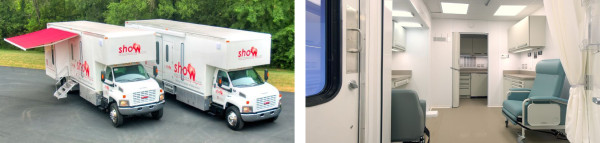
#> input picture shapes/1.jpg, 600 x 143 px
$ python shape_matching.py   (older library calls are emulated)
#> lines starting #> are read from the running program, lines starting #| are printed output that depends on the picture; after the words box and inside, x2 and y2 are one past the last pixel; in counts of white or black regions, pixels touching at a corner belong together
import cv2
import numpy as np

img1 = cv2.imread('1.jpg',0)
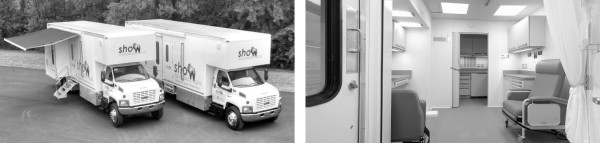
#> img1: shape (143, 600); min 0, max 255, mean 158.8
img2 = cv2.imread('9.jpg',0)
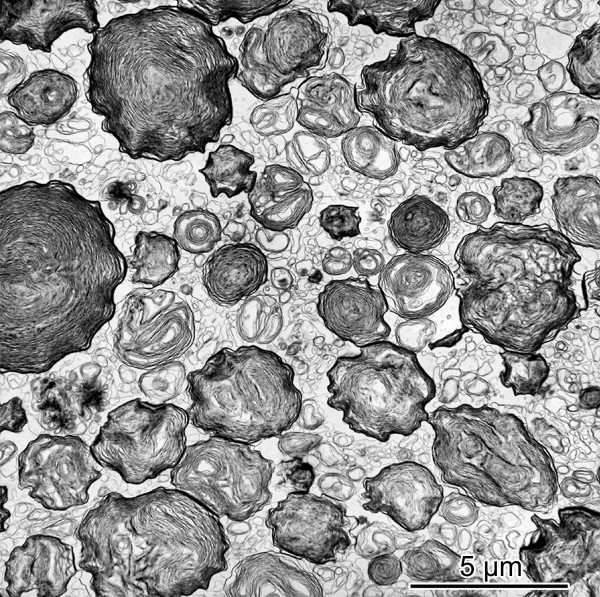
#> input picture shapes/9.jpg, 600 x 597 px
#> img2 is the input picture: shape (597, 600); min 0, max 255, mean 148.2

ret, thresh = cv2.threshold(img1, 127, 255,0)
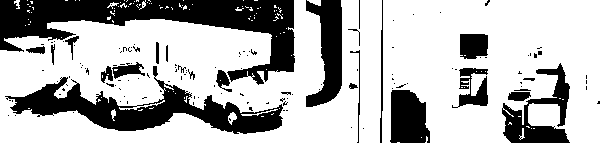
#> thresh: shape (143, 600); 70.9% white; 135 black regions (109 under 20 px), largest, box (x1, y1, x2, y2) and area: (0, 0, 295, 85) 9243, (5, 66, 283, 134) 6114, (306, 0, 342, 107) 2303
ret, thresh2 = cv2.threshold(img2, 127, 255,0)
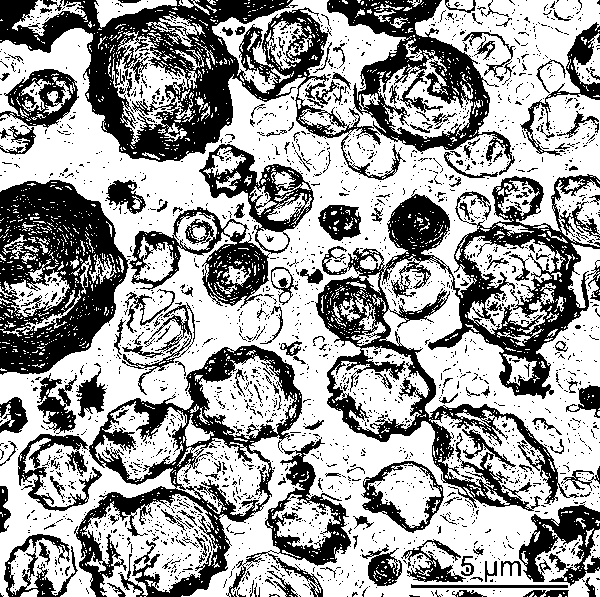
#> thresh2: shape (597, 600); 62.2% white; 2485 black regions (2294 under 20 px)

im2,contours,hierarchy = cv2.findContours(thresh,2,1)
#> contours = 288 contours, 255 with area under 20; largest, box (x1, y1, x2, y2) and area: (0, 0, 382, 143) 41474, (382, 0, 600, 143) 26454, (4, 76, 284, 135) 6706, (457, 67, 489, 108) 825, (459, 33, 489, 60) 696
cnt1 = contours[0]
#> cnt1 = [[397, 142], [398, 142], [399, 142], [398, 142]]

im2,contours,hierarchy = cv2.findContours(thresh2,2,1)
#> contours = 6664 contours, 6208 with area under 20; largest, box (x1, y1, x2, y2) and area: (0, 0, 600, 597) 240840, (88, 344, 303, 491) 13226, (315, 247, 559, 512) 13082, (82, 494, 218, 597) 8020, (264, 438, 352, 567) 5632
cnt2 = contours[0]
#> cnt2 = [[565, 596], [566, 596]]

ret = cv2.matchShapes(cnt1,cnt2,1,0.0)
#> ret = 0
print( ret )
#| 0.0
